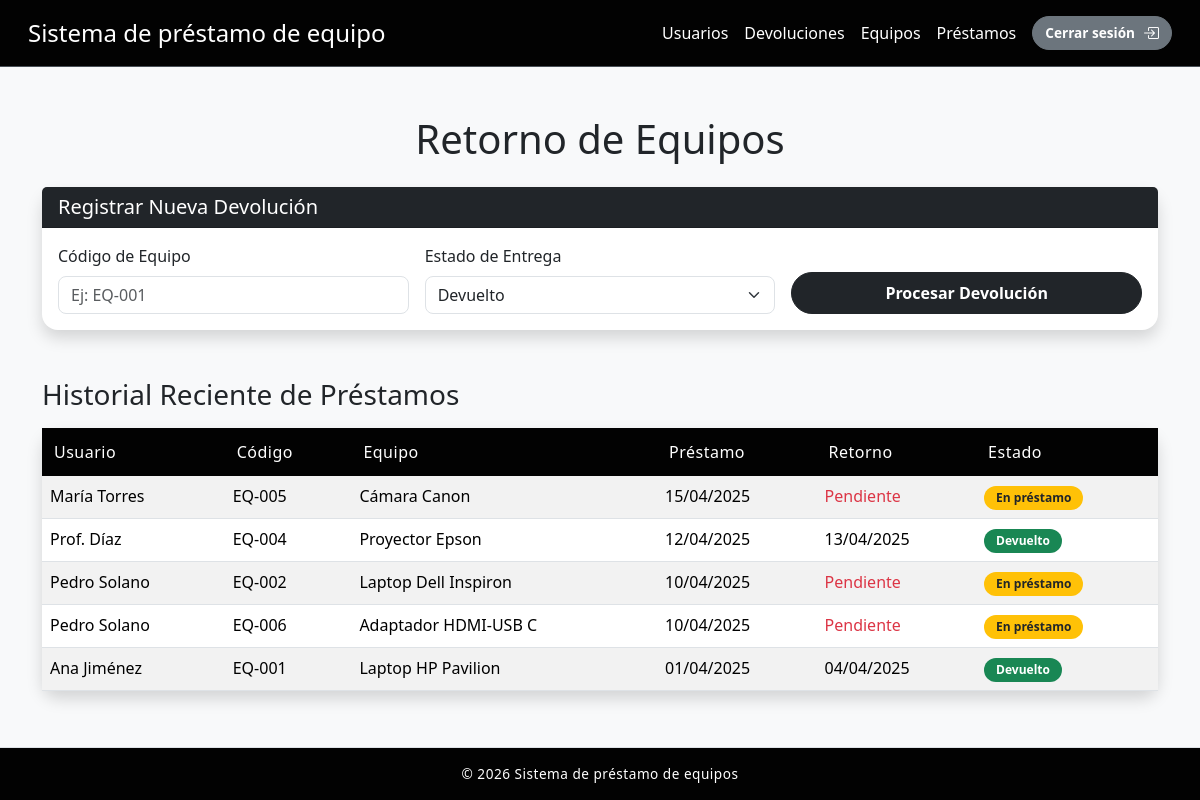
The page /index.php?action=devoluciones on the database its author committed.
### tables this page shows
CREATE TABLE Prestamos (
    id_prestamo     INT          NOT NULL AUTO_INCREMENT,
    id_usuario      INT          NOT NULL,
    fecha_prestamo  DATE         NOT NULL,
    fecha_devo_esti DATE         NOT NULL,
    fecha_devo_real DATE,
    estado          VARCHAR(50)  NOT NULL DEFAULT 'activo',
    PRIMARY KEY (id_prestamo),
    CONSTRAINT fk_prestamo_usuario FOREIGN KEY (id_usuario)
        REFERENCES Usuarios (id_usuarios)
);

CREATE TABLE Usuarios (
    id_usuarios  INT          NOT NULL AUTO_INCREMENT,
    nombre       VARCHAR(50)  NOT NULL,
    cedula       VARCHAR(20)  NOT NULL UNIQUE,
    email        VARCHAR(50)  NOT NULL UNIQUE,
    telefono     VARCHAR(50),
    tipo_usuario VARCHAR(20)  NOT NULL,  
    estado       VARCHAR(50)  NOT NULL DEFAULT 'activo',
    PRIMARY KEY (id_usuarios)
);

CREATE TABLE Equipos_Inventario (
    id_equipo         INT          NOT NULL AUTO_INCREMENT,
    codigo_inventario VARCHAR(50)  NOT NULL UNIQUE,
    nombre            VARCHAR(50)  NOT NULL,
    marca             VARCHAR(50),
    marcamodelo       VARCHAR(50),
    numero_serie      VARCHAR(50),  
    id_categoria      INT          NOT NULL,
    estado            VARCHAR(50)  NOT NULL DEFAULT 'disponible',
    PRIMARY KEY (id_equipo),
    CONSTRAINT fk_equipo_categoria FOREIGN KEY (id_categoria)
        REFERENCES Categoria (id_categoria)
);

### controllers/DevolucionController.php (called while the page is built, shortened)
<?php
require_once __DIR__ . '/../models/Equipo.php';
class DevolucionController {
    private $equipoModel;
    public function __construct() {
        $this->equipoModel = new Equipo();
    }
    public function index() {
        $historial = $this->equipoModel->obtenerHistorialReciente();
        require_once __DIR__ . '/../views/devoluciones.php';
    }
}

### config/database.php (called while the page is built, shortened)
<?php
class Database
{
    private $host = "db";
    private $db = "prestamos_db";
    private $user = "appuser";
    private $pass = "apppass";
    public function connect()
    {
        $conn = new mysqli(
            $this->host,
            $this->user,
            $this->pass,
            $this->db
        );
        return $conn;
    }
}

### models/Equipo.php (called while the page is built, shortened)
<?php
require_once __DIR__ . '/../config/database.php';
class Equipo {
    private $db;
    public function __construct() {
        $database = new Database();
        $this->db = $database->connect();
    }
    public function obtenerHistorialReciente() {
        $query = "SELECT u.nombre as usuario, e.codigo_inventario, e.nombre as equipo,
                         p.fecha_prestamo, p.fecha_devo_real, p.estado
                  FROM Prestamos p
                  JOIN Usuarios u ON p.id_usuario = u.id_usuarios
                  JOIN Detalle_Prestamo dp ON p.id_prestamo = dp.id_prestamo
                  JOIN Equipos_Inventario e ON dp.id_equipo = e.id_equipo
                  ORDER BY p.id_prestamo DESC LIMIT 10";
        $resultado = $this->db->query($query);
        return $resultado->fetch_all(MYSQLI_ASSOC);
    }
}

### views/devoluciones.php (the view, shortened to what this page needs)
<!DOCTYPE html>
<html lang="es">
<head>
    <link href="https://cdn.jsdelivr.net/npm/bootstrap@5.3.2/dist/css/bootstrap.min.css" rel="stylesheet">
    <link href="https://cdn.jsdelivr.net/npm/bootstrap-icons@1.11.3/font/bootstrap-icons.css" rel="stylesheet">
    <link href="public/css/styles.css" rel="stylesheet">
</head>
<body>
<header>
    <nav class="navbar bg-dark border-bottom border-body p-3" data-bs-theme="dark">
        <div class="container-fluid d-flex justify-content-between align-items-center">
            <h1 class="h4 text-white m-0">Sistema de préstamo de equipo</h1>
            <ul class="d-flex align-items-center list-unstyled m-0 gap-3">
                <li><a href="index.php?action=usuarios" class="nav-link text-white">Usuarios</a></li>
                <li><a href="index.php?action=devoluciones" class="nav-link text-white">Devoluciones</a></li>
                <li><a href="index.php?action=equipos" class="nav-link text-white">Equipos</a></li>
                <li><a href="index.php?action=prestamos" class="nav-link text-white">Préstamos</a></li>
                <li>
                    <a href="login.html" class="btn btn-secondary btn-sm py-1 d-flex align-items-center gap-2">
                        <span>Cerrar sesión</span>
                        <i class="bi bi-box-arrow-in-right" style="font-size: 1rem;"></i>
                    </a>
                </li>
            </ul>
        </div>
    </nav>
</header>
    <main class="container mt-5">
        <h1 class="text-center mb-4">Retorno de Equipos</h1>
        <div class="row mb-5">
            <div class="col-md-12">
                <div class="card shadow">
                    <div class="card-header bg-dark text-white"><h5 class="mb-0">Registrar Nueva Devolución</h5></div>
                    <div class="card-body">
                        <form id="formDevolucion" action="index.php?action=procesar_devolucion" method="POST" class="row g-3">
                            <div class="col-md-4"><label class="form-label">Código de Equipo</label><input type="text" name="codigo_equipo" class="form-control" placeholder="Ej: EQ-001" required></div>
                            <div class="col-md-4">
                                <label class="form-label">Estado de Entrega</label>
                                <select name="estado_entrega" class="form-select">
                                    <option value="devuelto">Devuelto</option>
                                </select>
                            </div>
                            <div class="col-md-4 d-flex align-items-end"><button type="submit" class="btn btn-dark w-100">Procesar Devolución</button></div>
                        </form>
                    </div>
                </div>
            </div>
        </div>
        <section>
            <h3 class="mb-3">Historial Reciente de Préstamos</h3>
            <div class="card shadow">
                <div class="card-body p-0">
                    <div class="table-responsive">
                        <table class="table table-striped table-hover mb-0">
                            <thead class="table-dark">
                                <tr>
                                    <th>Usuario</th>
                                    <th>Código</th>
                                    <th>Equipo</th>
                                    <th>Préstamo</th>
                                    <th>Retorno</th>
                                    <th>Estado</th>
                                </tr>
                            </thead>
                            <tbody>
                                <?php if (!empty($historial)): foreach ($historial as $h): ?>
                                <tr>
                                    <td><?= htmlspecialchars($h['usuario']) ?></td>
                                    <td><?= htmlspecialchars($h['codigo_inventario']) ?></td>
                                    <td><?= htmlspecialchars($h['equipo']) ?></td>
                                    <td><?= date('d/m/Y', strtotime($h['fecha_prestamo'])) ?></td>
                                    <td><?= $h['fecha_devo_real'] ? date('d/m/Y', strtotime($h['fecha_devo_real'])) : '<span class="text-danger">Pendiente</span>' ?></td>
                                    <td>
                                        <?php
                                            $class = 'bg-warning text-dark'; $txt = 'En préstamo';
                                            if($h['estado'] == 'devuelto'){ $class = 'bg-success'; $txt = 'Devuelto'; }
                                            elseif($h['estado'] == 'con_danos'){ $class = 'bg-danger'; $txt = 'Con daños'; }
                                        ?>
                                        <span class="badge <?= $class ?>"><?= $txt ?></span>
                                    </td>
                                </tr>
                                <?php endforeach; else: ?>
                                <tr><td colspan="6" class="text-center py-3">Sin registros.</td></tr>
                                <?php endif; ?>
                            </tbody>
                        </table>
                    </div>
                </div>
            </div>
        </section>
    </main>
    <footer class="mt-5 p-3 text-center border-top"><p>&copy; 2026 Sistema de préstamo de equipos</p></footer>
</body>
</html>

### index.php (shortened to what this page needs)
<?php
require_once __DIR__ . '/controllers/DevolucionController.php';
$devController      = new DevolucionController();
$action = $_GET['action'] ?? 'prestamos';
switch ($action) {
    case 'devoluciones':
        $devController->index();
        break;
}

### public/css/styles.css (style rules this page uses)
html, body { height: 100%; }
body { min-height: 100vh; display: flex; flex-direction: column; margin: 0; font-family: 'Segoe UI', Arial, sans-serif; background-color: #f8f9fa; }
main { flex: 1; }
nav.navbar.bg-dark { background-color: #020202 !important; padding: 1rem; }
.navbar-brand, .nav-link { color: white !important; transition: all 0.3s ease; }
.navbar .btn-sm { padding: 4px 12px !important; font-size: 0.85rem !important; display: inline-flex; align-items: center; gap: 8px; }
.card { border: none; border-radius: 16px; box-shadow: 0 4px 20px rgba(0, 0, 0, 0.1); transition: transform 0.2s ease; }
.form-control, .form-select { border-radius: 8px; transition: all 0.3s ease; }
.btn-primary, .btn-secondary, .btn-success, .btn-danger, .btn-dark, .btn-outline-dark { border-radius: 30px !important; padding: 8px 20px; font-weight: 600; transition: all 0.3s ease; display: inline-flex; align-items: center; justify-content: center; }
.table thead.table-dark th { background-color: #020202; color: white; font-weight: 500; letter-spacing: 0.5px; border: none; padding: 12px; }
.table tbody tr { transition: background-color 0.2s ease; }
.badge { border-radius: 12px; padding: 6px 12px; }
footer { background-color: #020202; color: white; text-align: center; padding: 15px; margin-top: auto; font-size: 0.85rem; letter-spacing: 0.5px; }
footer p { margin: 0; }

### rows shown on the page
prestamos: id_usuario.nombre "María Torres", equipos_inventario.codigo_inventario "EQ-005", equipos_inventario.nombre "Cámara Canon", fecha_prestamo "15/04/2025", shows "Pendiente", txt "En préstamo"
prestamos: id_usuario.nombre "Prof. Díaz", equipos_inventario.codigo_inventario "EQ-004", equipos_inventario.nombre "Proyector Epson", fecha_prestamo "12/04/2025", fecha_devo_real "13/04/2025", estado "Devuelto"
prestamos: id_usuario.nombre "Pedro Solano", equipos_inventario.codigo_inventario "EQ-002", equipos_inventario.nombre "Laptop Dell Inspiron", fecha_prestamo "10/04/2025", shows "Pendiente", txt "En préstamo", equipos_inventario.codigo_inventario "EQ-006", equipos_inventario.nombre "Adaptador HDMI-USB C"
prestamos: id_usuario.nombre "Ana Jiménez", equipos_inventario.codigo_inventario "EQ-001", equipos_inventario.nombre "Laptop HP Pavilion", fecha_prestamo "01/04/2025", fecha_devo_real "04/04/2025", estado "Devuelto"
